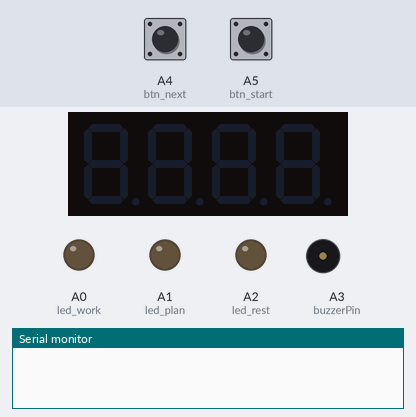
Simulated run of this sketch. Board: Arduino Uno, built with avr-gcc and run on an emulated ATmega328P. Parts: 4-digit seven-segment display, output pins drawn as LEDs (lit = HIGH), buzzer (waves = sounding), the last lines printed to the serial monitor. Dashed ring = blinking. Inputs (shaded band) come from the test bench; at power-on: A5 (btn_start) HIGH, A4 (btn_next) HIGH.

Above: at 1.2 s.
1.3 s: A5 (btn_start) pulled LOW for 0.15 s
At 2.8 s:
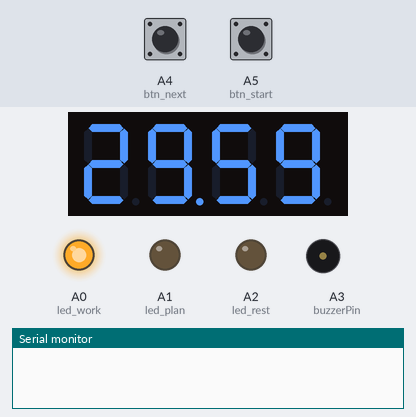
4.4 s: A4 (btn_next) pulled LOW for 1 s
At 5.5 s:
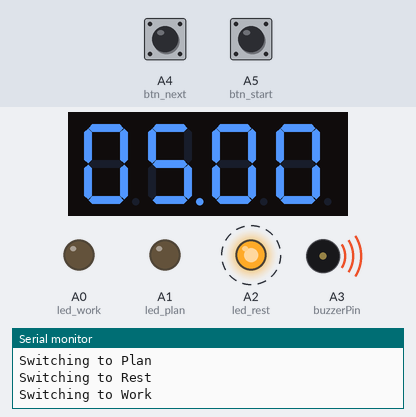
6.0 s: A4 (btn_next) pulled LOW for 1 s
At 7.8 s:
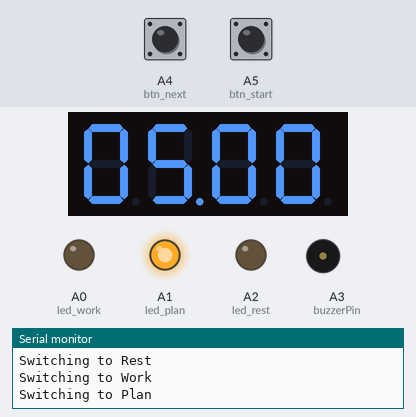
9.5 s: A5 (btn_start) pulled LOW for 1 s
At 10.77 s:
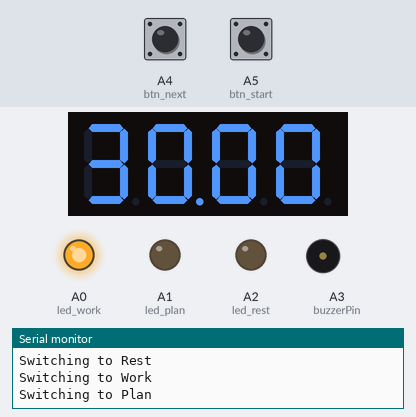
13.5 s: A5 (btn_start) pulled LOW for 3.2 s
At 17.9 s:
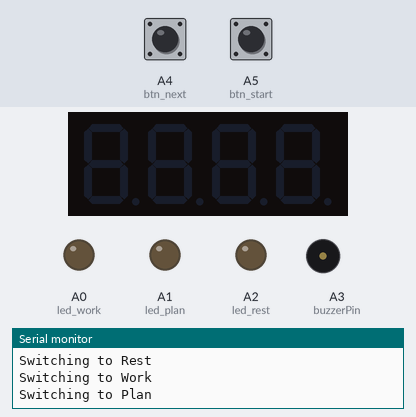
Timing chart, 0 to 19.2 s (numbered marks = the images above; inputs shaded):
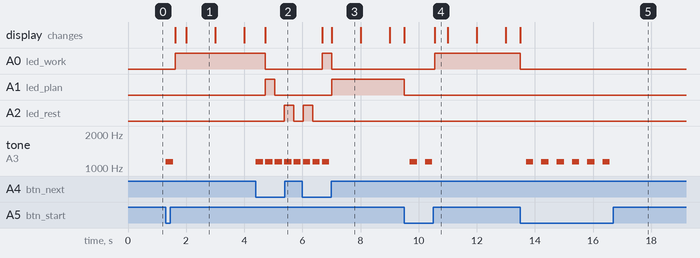

Measured:
- after the input at 1.3 s, A0 (led_work): LOW → HIGH after 0.33 s; tone on A3 (buzzerPin): silent → 1140 Hz at once, → silent 0.25 s later; the display: first changes after 0.33 s (image 1 shows a later state)
- after the input at 4.4 s, A0 (led_work): HIGH → LOW after 0.33 s; A1 (led_plan): LOW → HIGH after 0.33 s, → LOW 0.33 s later; A2 (led_rest): LOW → HIGH after 0.98 s, → LOW 0.33 s later; tone on A3 (buzzerPin): alternates 1140 Hz for 0.25 s and silent for 0.08 s, starting at once; the display: changes after 0.33 s (image 2)
- after the input at 6.0 s, A1 (led_plan): LOW → HIGH after 1.0 s
- after the input at 9.5 s, A0 (led_work): LOW → HIGH after 1.1 s; A1 (led_plan): HIGH → LOW at once; tone on A3 (buzzerPin): alternates 1140 Hz for 0.25 s and silent for 0.28 s, 4 changes in all, then stays silent, starting after 0.20 s
- after the input at 13.5 s, A0 (led_work): HIGH → LOW at once; tone on A3 (buzzerPin): alternates 1140 Hz for 0.25 s and silent for 0.28 s, 12 changes in all, then stays silent, starting after 0.20 s
- what the display in image 3 shows lasts 1.0 s, from 7.0 s to 8.0 s
- what the display in image 4 shows lasts 0.4 s, from 10.6 s to 11.0 s

The sketch:

pomodoro.ino
```cpp
#include "SevSeg.h"
SevSeg sevseg; //Initiate a seven segment controller object

byte D1 = 7;
byte D2 = 4;
byte D3 = 3;
byte D4 = 8;

byte A = 6;
byte B = 2;
byte C = 10;
byte D = 12;
byte E = 13;
byte F = 5;
byte G = 9;
byte DP = 11; // decimal point

const int led_work = A0;
const int led_rest = A2;
const int led_plan = A1;
const int buzzerPin = A3;
const int btn_start = A5;
const int btn_next = A4;
// const int btn_count = 1;

int planTime = 5 * 60;
int workTime = 30 * 60;
int restTime = 5 * 60;
int minuteAdd = 5 * 60;

unsigned long endTime;
unsigned long myTime;

void setup() {
  pinMode(led_work, OUTPUT);
  pinMode(led_rest, OUTPUT);
  pinMode(led_plan, OUTPUT);
  pinMode(btn_start, INPUT_PULLUP);
  pinMode(btn_next, INPUT_PULLUP);
  // pinMode(btn_count, INPUT_PULLUP);

  turn_off_led();

  byte numDigits = 4;
  byte digitPins[] = {D1, D2, D3, D4};
  byte segmentPins[] = {A, B, C, D, E, F, G, DP};
  bool resistorsOnSegments = 0;
  sevseg.begin(COMMON_ANODE, numDigits, digitPins, segmentPins, resistorsOnSegments);
  Serial.begin(9600);
}

int btnStartValue;
int btnNextValue;
int isStart = false;
char state = 'w';
int startMillis = 0;
bool counting = false;
/*
state: w: work
       p: plan
       r: rest
when isStart = false => state = w
*/

unsigned long previousMillis = 0; // will store last time the display was updated
const long updateInterval = 200; // interval at which to refresh the display (milliseconds)
const long debounceDelay = 50; // debounce time for buttons

void loop() {
  unsigned long currentMillis = millis();

  btnStartValue = digitalRead(btn_start);
  if (btnStartValue == LOW && currentMillis - previousMillis > 200) {
    previousMillis = currentMillis;  // reset the debouncing timer
    if (isStart) {
      stop_pom();
    } else {
      start_pom();
    }
  }

  btnNextValue = digitalRead(btn_next);
  if (isStart && btnNextValue == LOW && currentMillis - previousMillis > debounceDelay) {
    previousMillis = currentMillis; // reset the debouncing timer
    nextState();
  }

  // int btnCountValue = digitalRead(btn_count);
  // Serial.println(btnCountValue);
  // if (btnCountValue == LOW && currentMillis - previousMillis > 200) {
  //   previousMillis = currentMillis;
  //   if (counting) {
  //     counting = false;
  //   }else {
  //     startMillis = millis(); // Reset the start time
  //     counting = true; // Set counting flag
  //     stop_pom();
  //     startcounting();
  //   }
  // }

  myTime = millis()/1000;
  if (isStart && myTime >= endTime) {
    nextState();
  }

  if (isStart) {
    displayTime();
  }

  sevseg.refreshDisplay();
}

void displayTime() {
  unsigned long remainingTime = endTime - myTime; // endTime is a global variable

  int minutes = remainingTime / 60;
  int seconds = remainingTime % 60;

  char buffer[5]; // Buffer to hold the display string
  sprintf(buffer, "%02d.%02d", minutes, seconds);
  sevseg.setChars(buffer);
}

void startcounting() {
  if (counting) {
    int currMillis_ALL = (millis() - startMillis) / 1000;
    sevseg.setNumber(currMillis_ALL, 0);
  }
}

void turn_on_led(int led_on, int led_off1, int led_off2) {
  digitalWrite(led_on, HIGH);
  digitalWrite(led_off1, LOW);
  digitalWrite(led_off2, LOW);
}

void turn_off_led() {
  digitalWrite(led_work, LOW);
  digitalWrite(led_rest, LOW);
  digitalWrite(led_plan, LOW);
}

void start_pom() {
  if(isStart) return;
  isStart = true;
  next();
}

void stop_pom() {
  if(!isStart) return;
  isStart = false;
  state = 'w';
  turn_off_led();
  sevseg.setChars("");
}

void nextState() {
  switch (state) {
    case 'w':
      Serial.println("Switching to Plan");
      state = 'p';
      break;
    case 'p':
      Serial.println("Switching to Rest");
      state = 'r';
      break;
    case 'r':
      Serial.println("Switching to Work");
      state = 'w';
      turn_off_led();
      playBuzzer();
      turn_on_led(led_rest, led_work, led_plan);
      playBuzzer();
      turn_off_led();
      playBuzzer();
      turn_on_led(led_rest, led_work, led_plan);
      playBuzzer();
      turn_off_led();
      break;
  }
  next(); // Set up the new state
}

void next() {
  playBuzzer();
  switch (state) {
    case 'w':
      turn_on_led(led_work, led_plan, led_rest);
      myTime = millis()/1000;
      endTime = myTime + workTime;
      break;
    case 'p':
      turn_on_led(led_plan, led_work, led_rest);
      myTime = millis()/1000;
      endTime = myTime + planTime;
      break;
    case 'r':
      turn_on_led(led_rest, led_work, led_plan);
      myTime = millis()/1000;
      endTime = myTime + restTime;
      break;
  }
}

void addminute(int m) {
  /*
  1. break the count time while in next, keep state, keep led
  2. Get the time now and end time from the count
  3. count(now+50/1000, end + m)
  */
}

void playBuzzer() {
  tone(buzzerPin, 1140, 250);
  delay(250*1.30);
  noTone(buzzerPin);
}
```
